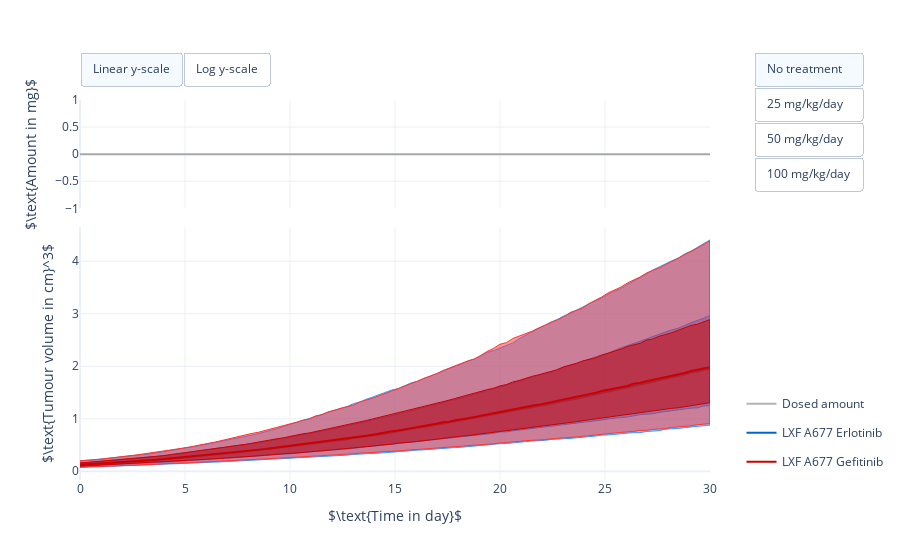

The cell this chart's notebook holds for it:
### Markdown cell above
### Plot population PKPD of Erlotinib and Gefitinib in LXF A677 mice

### Code cell
#
# Illustrate population PKPD simulation.
#
# Needs above defined dosing regimens, percentiles, times, simulation results,
# and the population size:
# [dosing_regimens, percentiles, times, population_results, N]
#

# import plotly.io
import plotly.graph_objects as go
from plotly.subplots import make_subplots


# Create figure
#fig = go.Figure()
fig = make_subplots(rows=2, cols=1, shared_xaxes=True, row_heights=[0.3, 0.7], vertical_spacing=0.05)

# Plot simulations for different dosing strategies
for dose_id, dose_series in enumerate(dosing_time_series):
    # Plot administered drug
    fig.add_trace(
        go.Scatter(
            x=dose_series[0, :],
            y=dose_series[1, :],
            name="Dosed amount",
            hovertemplate=
                    "<b></b>Cumulative amount of compound<br>" +
                    "Time: %{x:.0f} day<br>" +
                    "Amount: %{y:.01f} mg<br>" +
                    "<extra></extra>",
            line=dict(color='rgb(0, 0, 0)'),
            mode='lines',
            opacity=0.3,
            visible = dose_id == 0),  # Only show first dosing regimen
        row=1,
        col=1)

    # Plot data LXF A677 Erlotinib
    # Plot 10th percentile to 90th precentile
    fig.add_trace(
        go.Scatter(
            x=np.hstack([times,times[::-1]]),
            y=np.hstack([
                population_results[0, dose_id, 0, :], 
                population_results[0, dose_id, 4, ::-1]]),
            line=dict(width=1, color='rgb(51, 153, 255)'),
            fill='toself',
            legendgroup="LXF A677 Erlotinib",
            name="10th to 90th percentile",
            hoverinfo='name',
            showlegend=False,
            visible = dose_id == 0),  # Only show first dosing regimen
        row=2,
        col=1)

    # Plot 25th percentile to 75th precentile
    fig.add_trace(
        go.Scatter(
            x=np.hstack([times,times[::-1]]),
            y=np.hstack([
                population_results[0, dose_id, 1, :], 
                population_results[0, dose_id, 3, ::-1]]),
            line=dict(width=1, color='rgb(0, 128, 255)'),
            fill='toself',
            legendgroup="LXF A677 Erlotinib",
            name="25th to 75th percentile",
            hoverinfo='name',
            showlegend=False,
            visible = dose_id == 0),  # Only show first dosing regimen
        row=2,
        col=1)

    # Plot Median
    fig.add_trace(
        go.Scatter(
            x=times,
            y=population_results[0, dose_id, 2, :],
            legendgroup="LXF A677 Erlotinib",
            name="LXF A677 Erlotinib",
            hovertemplate=
                    "<b></b>Median<br>" +
                    "Population size: %d<br>" % N +
                    "Time: %{x:.02f} day<br>" +
                    "Tumour volume: %{y:.02f} cm^3<br>" +
                    "<extra></extra>",
            line=dict(color='rgb(0, 102, 204)'),
            visible = dose_id == 0),  # Only show first dosing regimen
        row=2,
        col=1)

    # Plot data LXF A677 Gefitinib
    # Plot 10th percentile to 90th precentile
    fig.add_trace(
        go.Scatter(
            x=np.hstack([times,times[::-1]]),
            y=np.hstack([
                population_results[2, dose_id, 0, :], 
                population_results[2, dose_id, 4, ::-1]]),
            line=dict(width=1, color='rgb(255, 51, 51)'),
            fill='toself',
            legendgroup="LXF A677 Gefitinib",
            name="10th to 90th percentile",
            hoverinfo='name',
            showlegend=False,
            visible = dose_id == 0),  # Only show first dosing regimen
        row=2,
        col=1)

    # Plot 25th percentile to 75th precentile
    fig.add_trace(
        go.Scatter(
            x=np.hstack([times,times[::-1]]),
            y=np.hstack([
                population_results[2, dose_id, 1, :], 
                population_results[2, dose_id, 3, ::-1]]),
            line=dict(width=1, color='rgb(204, 0, 0)'),
            fill='toself',
            legendgroup="LXF A677 Gefitinib",
            name="25th to 75th percentile",
            hoverinfo='name',
            showlegend=False,
            visible = dose_id == 0),  # Only show first dosing regimen
        row=2,
        col=1)

    # Plot Median
    fig.add_trace(
        go.Scatter(
            x=times,
            y=population_results[2, dose_id, 2, :],
            legendgroup="LXF A677 Gefitinib",
            name="LXF A677 Gefitinib",
            hovertemplate=
                    "<b></b>Median<br>" +
                    "Population size: %d<br>" % N +
                    "Time: %{x:.02f} day<br>" +
                    "Tumour volume: %{y:.02f} cm^3<br>" +
                    "<extra></extra>",
            line=dict(color='rgb(204, 0, 0)'),
            visible = dose_id == 0),  # Only show first dosing regimen
        row=2,
        col=1)

# Set figure size
fig.update_layout(
    autosize=True,
    template="plotly_white")

# Set X axis label
fig.update_xaxes(title_text=r'$\text{Time in day}$', row=2, col=1)

# Set Y axes labels
fig.update_yaxes(title_text=r'$\text{Tumour volume in cm}^3$', row=2, col=1)
fig.update_yaxes(title_text=r'$\text{Amount in mg}$', row=1, col=1)

# Add switch between linear and log y-scale, and switches between dosing regimens
fig.update_layout(
    updatemenus=[
        dict(
            type = "buttons",
            direction = "right",
            buttons=list([
                dict(
                    args=[{"yaxis2.type": "linear"}],
                    label="Linear y-scale",
                    method="relayout"
                ),
                dict(
                    args=[{"yaxis2.type": "log"}],
                    label="Log y-scale",
                    method="relayout"
                )
            ]),
            pad={"r": 0, "t": -10},
            showactive=True,
            x=0.0,
            xanchor="left",
            y=1.1,
            yanchor="top"
        ),
        dict(
            type = "buttons",
            direction = "down",
            buttons=list([
                dict(
                    args=[{"visible": [True]*7 + [False]*7 + [False]*7 + [False]*7}],
                    label="No treatment",
                    method="restyle"
                ),
                dict(
                    args=[{"visible": [False]*7 + [True]*7 + [False]*7 + [False]*7}],
                    label="25 mg/kg/day",
                    method="restyle"
                ),
                dict(
                    args=[{"visible": [False]*7 + [False]*7 + [True]*7 + [False]*7}],
                    label="50 mg/kg/day",
                    method="restyle"
                ),
                dict(
                    args=[{"visible": [False]*7 + [False]*7 + [False]*7 + [True]*7}],
                    label="100 mg/kg/day",
                    method="restyle"
                )
            ]),
            pad={"r": 0, "t": -10},
            showactive=True,
            x=1.07,
            xanchor="left",
            y=1.1,
            yanchor="top"
        ),
    ]
)

# Position legend
fig.update_layout(legend=dict(
    yanchor="bottom",
    y=0.01,
    xanchor="left",
    x=1.05))

# Show figure
fig.show()

### Figure 1 — Plotly figure (JSON) as saved in the notebook; plotly's stock layout.template omitted (floating-point values rounded to 4 significant figures; data arrays with more than 128 entries replaced by an {"elided": "..."} marker saying what was removed)
{"data": [{"hovertemplate": "<b></b>Cumulative amount of compound<br>Time: %{x:.0f} day<br>Amount: %{y:.01f} mg<br><extra></extra>", "line": {"color": "rgb(0, 0, 0)"}, "mode": "lines", "name": "Dosed amount", "opacity": 0.3, "type": "scatter", "visible": true, "x": [0, 3, 3.001, 4, 4.001, 5, 5.001, 6, 6.001, 7, 7.001, 8, 8.001, 9, 9.001, 10, 10.0, 11, 11.0, 12, 12.0, 13, 13.0, 14, 14.0, 15, 15.0, 16, 16.0, 30], "xaxis": "x", "y": [0, 0, 0, 0, 0, 0, 0, 0, 0, 0, 0, 0, 0, 0, 0, 0, 0, 0, 0, 0, 0, 0, 0, 0, 0, 0, 0, 0, 0, 0], "yaxis": "y"}, {"fill": "toself", "hoverinfo": "name", "legendgroup": "LXF A677 Erlotinib", "line": {"color": "rgb(51, 153, 255)", "width": 1}, "name": "10th to 90th percentile", "showlegend": false, "type": "scatter", "visible": true, "x": {"elided": "200 float values"}, "xaxis": "x2", "y": {"elided": "200 float values"}, "yaxis": "y2"}, {"fill": "toself", "hoverinfo": "name", "legendgroup": "LXF A677 Erlotinib", "line": {"color": "rgb(0, 128, 255)", "width": 1}, "name": "25th to 75th percentile", "showlegend": false, "type": "scatter", "visible": true, "x": {"elided": "200 float values"}, "xaxis": "x2", "y": {"elided": "200 float values"}, "yaxis": "y2"}, {"hovertemplate": "<b></b>Median<br>Population size: 1000<br>Time: %{x:.02f} day<br>Tumour volume: %{y:.02f} cm^3<br><extra></extra>", "legendgroup": "LXF A677 Erlotinib", "line": {"color": "rgb(0, 102, 204)"}, "name": "LXF A677 Erlotinib", "type": "scatter", "visible": true, "x": [0, 0.303, 0.6061, 0.9091, 1.212, 1.515, 1.818, 2.121, 2.424, 2.727, 3.03, 3.333, 3.636, 3.939, 4.242, 4.545, 4.848, 5.152, 5.455, 5.758, 6.061, 6.364, 6.667, 6.97, 7.273, 7.576, 7.879, 8.182, 8.485, 8.788, 9.091, 9.394, 9.697, 10, 10.3, 10.61, 10.91, 11.21, 11.52, 11.82, 12.12, 12.42, 12.73, 13.03, 13.33, 13.64, 13.94, 14.24, 14.55, 14.85, 15.15, 15.45, 15.76, 16.06, 16.36, 16.67, 16.97, 17.27, 17.58, 17.88, 18.18, 18.48, 18.79, 19.09, 19.39, 19.7, 20, 20.3, 20.61, 20.91, 21.21, 21.52, 21.82, 22.12, 22.42, 22.73, 23.03, 23.33, 23.64, 23.94, 24.24, 24.55, 24.85, 25.15, 25.45, 25.76, 26.06, 26.36, 26.67, 26.97, 27.27, 27.58, 27.88, 28.18, 28.48, 28.79, 29.09, 29.39, 29.7, 30], "xaxis": "x2", "y": [0.1252, 0.1298, 0.1372, 0.1438, 0.1512, 0.1595, 0.1668, 0.1754, 0.1834, 0.1915, 0.2004, 0.2113, 0.2194, 0.2295, 0.2385, 0.2469, 0.26, 0.2666, 0.2819, 0.2921, 0.2994, 0.313, 0.3276, 0.3377, 0.3535, 0.3621, 0.3757, 0.3893, 0.4032, 0.4141, 0.43, 0.4421, 0.457, 0.4716, 0.4852, 0.5031, 0.5184, 0.531, 0.5471, 0.5653, 0.5814, 0.5961, 0.6072, 0.6383, 0.6504, 0.6688, 0.679, 0.6992, 0.7188, 0.7428, 0.7576, 0.783, 0.8041, 0.829, 0.842, 0.8639, 0.8813, 0.9079, 0.9285, 0.9498, 0.9727, 0.9989, 1.02, 1.039, 1.058, 1.091, 1.104, 1.126, 1.145, 1.172, 1.189, 1.214, 1.24, 1.255, 1.288, 1.315, 1.334, 1.362, 1.381, 1.41, 1.437, 1.456, 1.489, 1.518, 1.547, 1.566, 1.596, 1.626, 1.654, 1.679, 1.712, 1.733, 1.765, 1.789, 1.817, 1.843, 1.882, 1.896, 1.933, 1.953], "yaxis": "y2"}, {"fill": "toself", "hoverinfo": "name", "legendgroup": "LXF A677 Gefitinib", "line": {"color": "rgb(255, 51, 51)", "width": 1}, "name": "10th to 90th percentile", "showlegend": false, "type": "scatter", "visible": true, "x": {"elided": "200 float values"}, "xaxis": "x2", "y": {"elided": "200 float values"}, "yaxis": "y2"}, {"fill": "toself", "hoverinfo": "name", "legendgroup": "LXF A677 Gefitinib", "line": {"color": "rgb(204, 0, 0)", "width": 1}, "name": "25th to 75th percentile", "showlegend": false, "type": "scatter", "visible": true, "x": {"elided": "200 float values"}, "xaxis": "x2", "y": {"elided": "200 float values"}, "yaxis": "y2"}, {"hovertemplate": "<b></b>Median<br>Population size: 1000<br>Time: %{x:.02f} day<br>Tumour volume: %{y:.02f} cm^3<br><extra></extra>", "legendgroup": "LXF A677 Gefitinib", "line": {"color": "rgb(204, 0, 0)"}, "name": "LXF A677 Gefitinib", "type": "scatter", "visible": true, "x": [0, 0.303, 0.6061, 0.9091, 1.212, 1.515, 1.818, 2.121, 2.424, 2.727, 3.03, 3.333, 3.636, 3.939, 4.242, 4.545, 4.848, 5.152, 5.455, 5.758, 6.061, 6.364, 6.667, 6.97, 7.273, 7.576, 7.879, 8.182, 8.485, 8.788, 9.091, 9.394, 9.697, 10, 10.3, 10.61, 10.91, 11.21, 11.52, 11.82, 12.12, 12.42, 12.73, 13.03, 13.33, 13.64, 13.94, 14.24, 14.55, 14.85, 15.15, 15.45, 15.76, 16.06, 16.36, 16.67, 16.97, 17.27, 17.58, 17.88, 18.18, 18.48, 18.79, 19.09, 19.39, 19.7, 20, 20.3, 20.61, 20.91, 21.21, 21.52, 21.82, 22.12, 22.42, 22.73, 23.03, 23.33, 23.64, 23.94, 24.24, 24.55, 24.85, 25.15, 25.45, 25.76, 26.06, 26.36, 26.67, 26.97, 27.27, 27.58, 27.88, 28.18, 28.48, 28.79, 29.09, 29.39, 29.7, 30], "xaxis": "x2", "y": [0.125, 0.1317, 0.1375, 0.1466, 0.1533, 0.1609, 0.168, 0.1782, 0.1854, 0.1938, 0.2015, 0.2118, 0.2194, 0.2311, 0.2384, 0.2505, 0.2633, 0.2714, 0.2842, 0.2931, 0.3066, 0.3141, 0.3315, 0.3428, 0.3534, 0.3654, 0.3819, 0.3941, 0.4038, 0.4214, 0.4361, 0.4518, 0.4657, 0.4797, 0.4942, 0.5133, 0.5265, 0.5429, 0.5555, 0.5741, 0.5896, 0.607, 0.6253, 0.6445, 0.6611, 0.6754, 0.6953, 0.7202, 0.7373, 0.7611, 0.7756, 0.7936, 0.8144, 0.8408, 0.8622, 0.8806, 0.9037, 0.9326, 0.9429, 0.9698, 0.9846, 1.011, 1.033, 1.057, 1.077, 1.105, 1.125, 1.147, 1.171, 1.194, 1.224, 1.248, 1.265, 1.289, 1.323, 1.339, 1.368, 1.393, 1.413, 1.446, 1.465, 1.495, 1.527, 1.546, 1.578, 1.6, 1.625, 1.669, 1.683, 1.715, 1.74, 1.767, 1.797, 1.823, 1.852, 1.871, 1.909, 1.928, 1.96, 1.984], "yaxis": "y2"}, {"hovertemplate": "<b></b>Cumulative amount of compound<br>Time: %{x:.0f} day<br>Amount: %{y:.01f} mg<br><extra></extra>", "line": {"color": "rgb(0, 0, 0)"}, "mode": "lines", "name": "Dosed amount", "opacity": 0.3, "type": "scatter", "visible": false, "x": [0, 3, 3.001, 4, 4.001, 5, 5.001, 6, 6.001, 7, 7.001, 8, 8.001, 9, 9.001, 10, 10.0, 11, 11.0, 12, 12.0, 13, 13.0, 14, 14.0, 15, 15.0, 16, 16.0, 30], "xaxis": "x", "y": [0, 0, 0.5, 0.5, 1, 1, 1.5, 1.5, 2, 2, 2.5, 2.5, 3, 3, 3.5, 3.5, 4, 4, 4.5, 4.5, 5, 5, 5.5, 5.5, 6, 6, 6.5, 6.5, 7, 7], "yaxis": "y"}, {"fill": "toself", "hoverinfo": "name", "legendgroup": "LXF A677 Erlotinib", "line": {"color": "rgb(51, 153, 255)", "width": 1}, "name": "10th to 90th percentile", "showlegend": false, "type": "scatter", "visible": false, "x": {"elided": "200 float values"}, "xaxis": "x2", "y": {"elided": "200 float values"}, "yaxis": "y2"}, {"fill": "toself", "hoverinfo": "name", "legendgroup": "LXF A677 Erlotinib", "line": {"color": "rgb(0, 128, 255)", "width": 1}, "name": "25th to 75th percentile", "showlegend": false, "type": "scatter", "visible": false, "x": {"elided": "200 float values"}, "xaxis": "x2", "y": {"elided": "200 float values"}, "yaxis": "y2"}, {"hovertemplate": "<b></b>Median<br>Population size: 1000<br>Time: %{x:.02f} day<br>Tumour volume: %{y:.02f} cm^3<br><extra></extra>", "legendgroup": "LXF A677 Erlotinib", "line": {"color": "rgb(0, 102, 204)"}, "name": "LXF A677 Erlotinib", "type": "scatter", "visible": false, "x": [0, 0.303, 0.6061, 0.9091, 1.212, 1.515, 1.818, 2.121, 2.424, 2.727, 3.03, 3.333, 3.636, 3.939, 4.242, 4.545, 4.848, 5.152, 5.455, 5.758, 6.061, 6.364, 6.667, 6.97, 7.273, 7.576, 7.879, 8.182, 8.485, 8.788, 9.091, 9.394, 9.697, 10, 10.3, 10.61, 10.91, 11.21, 11.52, 11.82, 12.12, 12.42, 12.73, 13.03, 13.33, 13.64, 13.94, 14.24, 14.55, 14.85, 15.15, 15.45, 15.76, 16.06, 16.36, 16.67, 16.97, 17.27, 17.58, 17.88, 18.18, 18.48, 18.79, 19.09, 19.39, 19.7, 20, 20.3, 20.61, 20.91, 21.21, 21.52, 21.82, 22.12, 22.42, 22.73, 23.03, 23.33, 23.64, 23.94, 24.24, 24.55, 24.85, 25.15, 25.45, 25.76, 26.06, 26.36, 26.67, 26.97, 27.27, 27.58, 27.88, 28.18, 28.48, 28.79, 29.09, 29.39, 29.7, 30], "xaxis": "x2", "y": [0.1248, 0.13, 0.1372, 0.1445, 0.1521, 0.1584, 0.168, 0.1759, 0.1827, 0.1931, 0.1993, 0.1974, 0.2056, 0.2143, 0.2119, 0.2178, 0.227, 0.2261, 0.2317, 0.242, 0.2449, 0.2458, 0.2546, 0.2643, 0.2575, 0.2696, 0.2805, 0.2729, 0.2828, 0.2914, 0.2937, 0.2925, 0.3025, 0.3179, 0.3075, 0.32, 0.3271, 0.3248, 0.3309, 0.3396, 0.3415, 0.3427, 0.3584, 0.364, 0.3559, 0.3678, 0.3775, 0.3717, 0.3772, 0.3927, 0.3856, 0.3916, 0.4002, 0.4094, 0.4068, 0.4172, 0.4268, 0.4446, 0.4626, 0.4705, 0.4833, 0.5071, 0.5209, 0.5315, 0.5484, 0.565, 0.5815, 0.599, 0.6182, 0.6339, 0.6514, 0.6723, 0.6852, 0.7032, 0.7296, 0.7455, 0.7677, 0.7902, 0.8121, 0.8339, 0.8543, 0.8725, 0.9018, 0.9144, 0.938, 0.9536, 0.9817, 1.002, 1.029, 1.051, 1.069, 1.087, 1.111, 1.136, 1.161, 1.178, 1.202, 1.226, 1.246, 1.275], "yaxis": "y2"}, {"fill": "toself", "hoverinfo": "name", "legendgroup": "LXF A677 Gefitinib", "line": {"color": "rgb(255, 51, 51)", "width": 1}, "name": "10th to 90th percentile", "showlegend": false, "type": "scatter", "visible": false, "x": {"elided": "200 float values"}, "xaxis": "x2", "y": {"elided": "200 float values"}, "yaxis": "y2"}, {"fill": "toself", "hoverinfo": "name", "legendgroup": "LXF A677 Gefitinib", "line": {"color": "rgb(204, 0, 0)", "width": 1}, "name": "25th to 75th percentile", "showlegend": false, "type": "scatter", "visible": false, "x": {"elided": "200 float values"}, "xaxis": "x2", "y": {"elided": "200 float values"}, "yaxis": "y2"}, {"hovertemplate": "<b></b>Median<br>Population size: 1000<br>Time: %{x:.02f} day<br>Tumour volume: %{y:.02f} cm^3<br><extra></extra>", "legendgroup": "LXF A677 Gefitinib", "line": {"color": "rgb(204, 0, 0)"}, "name": "LXF A677 Gefitinib", "type": "scatter", "visible": false, "x": [0, 0.303, 0.6061, 0.9091, 1.212, 1.515, 1.818, 2.121, 2.424, 2.727, 3.03, 3.333, 3.636, 3.939, 4.242, 4.545, 4.848, 5.152, 5.455, 5.758, 6.061, 6.364, 6.667, 6.97, 7.273, 7.576, 7.879, 8.182, 8.485, 8.788, 9.091, 9.394, 9.697, 10, 10.3, 10.61, 10.91, 11.21, 11.52, 11.82, 12.12, 12.42, 12.73, 13.03, 13.33, 13.64, 13.94, 14.24, 14.55, 14.85, 15.15, 15.45, 15.76, 16.06, 16.36, 16.67, 16.97, 17.27, 17.58, 17.88, 18.18, 18.48, 18.79, 19.09, 19.39, 19.7, 20, 20.3, 20.61, 20.91, 21.21, 21.52, 21.82, 22.12, 22.42, 22.73, 23.03, 23.33, 23.64, 23.94, 24.24, 24.55, 24.85, 25.15, 25.45, 25.76, 26.06, 26.36, 26.67, 26.97, 27.27, 27.58, 27.88, 28.18, 28.48, 28.79, 29.09, 29.39, 29.7, 30], "xaxis": "x2", "y": [0.1243, 0.1318, 0.1399, 0.145, 0.1547, 0.1615, 0.1682, 0.1781, 0.1852, 0.194, 0.2026, 0.2051, 0.2135, 0.222, 0.2269, 0.2315, 0.2407, 0.2484, 0.2538, 0.2588, 0.2739, 0.2735, 0.2838, 0.2939, 0.2959, 0.3046, 0.3145, 0.3184, 0.328, 0.3357, 0.3442, 0.3518, 0.3594, 0.3711, 0.3771, 0.3815, 0.394, 0.4028, 0.4061, 0.4166, 0.4334, 0.4368, 0.4485, 0.4615, 0.4643, 0.4769, 0.4852, 0.4918, 0.5039, 0.5151, 0.5157, 0.5295, 0.5432, 0.5526, 0.562, 0.5683, 0.5799, 0.6076, 0.618, 0.6325, 0.6563, 0.6662, 0.6869, 0.7037, 0.7245, 0.742, 0.7616, 0.7803, 0.7963, 0.8178, 0.835, 0.8551, 0.8755, 0.8961, 0.9133, 0.9365, 0.9567, 0.9743, 1.001, 1.027, 1.045, 1.078, 1.098, 1.126, 1.151, 1.175, 1.195, 1.22, 1.256, 1.272, 1.296, 1.316, 1.348, 1.377, 1.389, 1.425, 1.45, 1.473, 1.5, 1.528], "yaxis": "y2"}, {"hovertemplate": "<b></b>Cumulative amount of compound<br>Time: %{x:.0f} day<br>Amount: %{y:.01f} mg<br><extra></extra>", "line": {"color": "rgb(0, 0, 0)"}, "mode": "lines", "name": "Dosed amount", "opacity": 0.3, "type": "scatter", "visible": false, "x": [0, 3, 3.001, 4, 4.001, 5, 5.001, 6, 6.001, 7, 7.001, 8, 8.001, 9, 9.001, 10, 10.0, 11, 11.0, 12, 12.0, 13, 13.0, 14, 14.0, 15, 15.0, 16, 16.0, 30], "xaxis": "x", "y": [0, 0, 1, 1, 2, 2, 3, 3, 4, 4, 5, 5, 6, 6, 7, 7, 8, 8, 9, 9, 10, 10, 11, 11, 12, 12, 13, 13, 14, 14], "yaxis": "y"}, {"fill": "toself", "hoverinfo": "name", "legendgroup": "LXF A677 Erlotinib", "line": {"color": "rgb(51, 153, 255)", "width": 1}, "name": "10th to 90th percentile", "showlegend": false, "type": "scatter", "visible": false, "x": {"elided": "200 float values"}, "xaxis": "x2", "y": {"elided": "200 float values"}, "yaxis": "y2"}, {"fill": "toself", "hoverinfo": "name", "legendgroup": "LXF A677 Erlotinib", "line": {"color": "rgb(0, 128, 255)", "width": 1}, "name": "25th to 75th percentile", "showlegend": false, "type": "scatter", "visible": false, "x": {"elided": "200 float values"}, "xaxis": "x2", "y": {"elided": "200 float values"}, "yaxis": "y2"}, {"hovertemplate": "<b></b>Median<br>Population size: 1000<br>Time: %{x:.02f} day<br>Tumour volume: %{y:.02f} cm^3<br><extra></extra>", "legendgroup": "LXF A677 Erlotinib", "line": {"color": "rgb(0, 102, 204)"}, "name": "LXF A677 Erlotinib", "type": "scatter", "visible": false, "x": [0, 0.303, 0.6061, 0.9091, 1.212, 1.515, 1.818, 2.121, 2.424, 2.727, 3.03, 3.333, 3.636, 3.939, 4.242, 4.545, 4.848, 5.152, 5.455, 5.758, 6.061, 6.364, 6.667, 6.97, 7.273, 7.576, 7.879, 8.182, 8.485, 8.788, 9.091, 9.394, 9.697, 10, 10.3, 10.61, 10.91, 11.21, 11.52, 11.82, 12.12, 12.42, 12.73, 13.03, 13.33, 13.64, 13.94, 14.24, 14.55, 14.85, 15.15, 15.45, 15.76, 16.06, 16.36, 16.67, 16.97, 17.27, 17.58, 17.88, 18.18, 18.48, 18.79, 19.09, 19.39, 19.7, 20, 20.3, 20.61, 20.91, 21.21, 21.52, 21.82, 22.12, 22.42, 22.73, 23.03, 23.33, 23.64, 23.94, 24.24, 24.55, 24.85, 25.15, 25.45, 25.76, 26.06, 26.36, 26.67, 26.97, 27.27, 27.58, 27.88, 28.18, 28.48, 28.79, 29.09, 29.39, 29.7, 30], "xaxis": "x2", "y": [0.1228, 0.1309, 0.1386, 0.1429, 0.1525, 0.1583, 0.1674, 0.1756, 0.1861, 0.1922, 0.1991, 0.1861, 0.1944, 0.2002, 0.1868, 0.1895, 0.1954, 0.1899, 0.1892, 0.1977, 0.1994, 0.191, 0.1971, 0.2056, 0.1926, 0.1959, 0.2065, 0.1956, 0.1937, 0.2055, 0.2055, 0.1945, 0.2042, 0.2152, 0.1984, 0.2052, 0.2078, 0.2002, 0.1998, 0.2079, 0.2029, 0.2001, 0.2088, 0.2164, 0.2013, 0.2108, 0.2184, 0.202, 0.2082, 0.2176, 0.2116, 0.2094, 0.2136, 0.2165, 0.2122, 0.2153, 0.2211, 0.228, 0.246, 0.2497, 0.262, 0.2704, 0.2791, 0.2868, 0.3015, 0.3163, 0.3209, 0.3351, 0.3454, 0.3636, 0.3717, 0.3851, 0.398, 0.4119, 0.4264, 0.4436, 0.4519, 0.4675, 0.4842, 0.4985, 0.505, 0.5261, 0.5443, 0.5593, 0.5718, 0.594, 0.6034, 0.6232, 0.6317, 0.6503, 0.6665, 0.6849, 0.7035, 0.7161, 0.7364, 0.7561, 0.7832, 0.7904, 0.8057, 0.8231], "yaxis": "y2"}, {"fill": "toself", "hoverinfo": "name", "legendgroup": "LXF A677 Gefitinib", "line": {"color": "rgb(255, 51, 51)", "width": 1}, "name": "10th to 90th percentile", "showlegend": false, "type": "scatter", "visible": false, "x": {"elided": "200 float values"}, "xaxis": "x2", "y": {"elided": "200 float values"}, "yaxis": "y2"}, {"fill": "toself", "hoverinfo": "name", "legendgroup": "LXF A677 Gefitinib", "line": {"color": "rgb(204, 0, 0)", "width": 1}, "name": "25th to 75th percentile", "showlegend": false, "type": "scatter", "visible": false, "x": {"elided": "200 float values"}, "xaxis": "x2", "y": {"elided": "200 float values"}, "yaxis": "y2"}, {"hovertemplate": "<b></b>Median<br>Population size: 1000<br>Time: %{x:.02f} day<br>Tumour volume: %{y:.02f} cm^3<br><extra></extra>", "legendgroup": "LXF A677 Gefitinib", "line": {"color": "rgb(204, 0, 0)"}, "name": "LXF A677 Gefitinib", "type": "scatter", "visible": false, "x": [0, 0.303, 0.6061, 0.9091, 1.212, 1.515, 1.818, 2.121, 2.424, 2.727, 3.03, 3.333, 3.636, 3.939, 4.242, 4.545, 4.848, 5.152, 5.455, 5.758, 6.061, 6.364, 6.667, 6.97, 7.273, 7.576, 7.879, 8.182, 8.485, 8.788, 9.091, 9.394, 9.697, 10, 10.3, 10.61, 10.91, 11.21, 11.52, 11.82, 12.12, 12.42, 12.73, 13.03, 13.33, 13.64, 13.94, 14.24, 14.55, 14.85, 15.15, 15.45, 15.76, 16.06, 16.36, 16.67, 16.97, 17.27, 17.58, 17.88, 18.18, 18.48, 18.79, 19.09, 19.39, 19.7, 20, 20.3, 20.61, 20.91, 21.21, 21.52, 21.82, 22.12, 22.42, 22.73, 23.03, 23.33, 23.64, 23.94, 24.24, 24.55, 24.85, 25.15, 25.45, 25.76, 26.06, 26.36, 26.67, 26.97, 27.27, 27.58, 27.88, 28.18, 28.48, 28.79, 29.09, 29.39, 29.7, 30], "xaxis": "x2", "y": [0.1275, 0.1337, 0.142, 0.1448, 0.1546, 0.1602, 0.1694, 0.177, 0.1851, 0.1935, 0.2029, 0.2004, 0.2057, 0.2141, 0.2124, 0.2168, 0.2224, 0.224, 0.223, 0.2325, 0.2384, 0.2342, 0.241, 0.2463, 0.2464, 0.2513, 0.2595, 0.2592, 0.262, 0.2716, 0.2738, 0.2716, 0.281, 0.2871, 0.2828, 0.291, 0.3008, 0.2966, 0.3001, 0.3095, 0.3074, 0.3084, 0.315, 0.3288, 0.3197, 0.3288, 0.3375, 0.3348, 0.3412, 0.3479, 0.3515, 0.352, 0.363, 0.3679, 0.3645, 0.3765, 0.3821, 0.3959, 0.4122, 0.4204, 0.4372, 0.4515, 0.466, 0.481, 0.4943, 0.5136, 0.5258, 0.5403, 0.5532, 0.574, 0.5936, 0.6076, 0.6233, 0.639, 0.662, 0.6788, 0.6979, 0.7123, 0.7368, 0.7532, 0.7796, 0.7991, 0.8196, 0.8356, 0.8604, 0.8804, 0.9041, 0.9261, 0.9475, 0.969, 0.9854, 1.006, 1.031, 1.057, 1.077, 1.103, 1.122, 1.145, 1.171, 1.196], "yaxis": "y2"}, {"hovertemplate": "<b></b>Cumulative amount of compound<br>Time: %{x:.0f} day<br>Amount: %{y:.01f} mg<br><extra></extra>", "line": {"color": "rgb(0, 0, 0)"}, "mode": "lines", "name": "Dosed amount", "opacity": 0.3, "type": "scatter", "visible": false, "x": [0, 3, 3.001, 4, 4.001, 5, 5.001, 6, 6.001, 7, 7.001, 8, 8.001, 9, 9.001, 10, 10.0, 11, 11.0, 12, 12.0, 13, 13.0, 14, 14.0, 15, 15.0, 16, 16.0, 30], "xaxis": "x", "y": [0, 0, 2, 2, 4, 4, 6, 6, 8, 8, 10, 10, 12, 12, 14, 14, 16, 16, 18, 18, 20, 20, 22, 22, 24, 24, 26, 26, 28, 28], "yaxis": "y"}, {"fill": "toself", "hoverinfo": "name", "legendgroup": "LXF A677 Erlotinib", "line": {"color": "rgb(51, 153, 255)", "width": 1}, "name": "10th to 90th percentile", "showlegend": false, "type": "scatter", "visible": false, "x": {"elided": "200 float values"}, "xaxis": "x2", "y": {"elided": "200 float values"}, "yaxis": "y2"}, {"fill": "toself", "hoverinfo": "name", "legendgroup": "LXF A677 Erlotinib", "line": {"color": "rgb(0, 128, 255)", "width": 1}, "name": "25th to 75th percentile", "showlegend": false, "type": "scatter", "visible": false, "x": {"elided": "200 float values"}, "xaxis": "x2", "y": {"elided": "200 float values"}, "yaxis": "y2"}, {"hovertemplate": "<b></b>Median<br>Population size: 1000<br>Time: %{x:.02f} day<br>Tumour volume: %{y:.02f} cm^3<br><extra></extra>", "legendgroup": "LXF A677 Erlotinib", "line": {"color": "rgb(0, 102, 204)"}, "name": "LXF A677 Erlotinib", "type": "scatter", "visible": false, "x": [0, 0.303, 0.6061, 0.9091, 1.212, 1.515, 1.818, 2.121, 2.424, 2.727, 3.03, 3.333, 3.636, 3.939, 4.242, 4.545, 4.848, 5.152, 5.455, 5.758, 6.061, 6.364, 6.667, 6.97, 7.273, 7.576, 7.879, 8.182, 8.485, 8.788, 9.091, 9.394, 9.697, 10, 10.3, 10.61, 10.91, 11.21, 11.52, 11.82, 12.12, 12.42, 12.73, 13.03, 13.33, 13.64, 13.94, 14.24, 14.55, 14.85, 15.15, 15.45, 15.76, 16.06, 16.36, 16.67, 16.97, 17.27, 17.58, 17.88, 18.18, 18.48, 18.79, 19.09, 19.39, 19.7, 20, 20.3, 20.61, 20.91, 21.21, 21.52, 21.82, 22.12, 22.42, 22.73, 23.03, 23.33, 23.64, 23.94, 24.24, 24.55, 24.85, 25.15, 25.45, 25.76, 26.06, 26.36, 26.67, 26.97, 27.27, 27.58, 27.88, 28.18, 28.48, 28.79, 29.09, 29.39, 29.7, 30], "xaxis": "x2", "y": [0.1247, 0.1311, 0.1384, 0.145, 0.1495, 0.1606, 0.1672, 0.176, 0.1846, 0.1927, 0.1948, 0.1641, 0.167, 0.1738, 0.1479, 0.148, 0.1555, 0.1394, 0.1347, 0.1408, 0.134, 0.117, 0.124, 0.13, 0.1127, 0.1123, 0.1192, 0.1041, 0.1017, 0.1074, 0.1014, 0.09689, 0.09697, 0.1043, 0.08845, 0.08857, 0.09494, 0.08648, 0.08229, 0.08823, 0.08158, 0.07526, 0.08049, 0.08162, 0.07335, 0.07394, 0.07437, 0.06785, 0.06735, 0.07103, 0.06557, 0.06001, 0.06725, 0.06695, 0.06179, 0.06185, 0.06213, 0.06694, 0.07348, 0.07285, 0.07673, 0.08081, 0.08319, 0.09183, 0.09162, 0.09868, 0.1024, 0.1108, 0.1157, 0.1165, 0.1227, 0.127, 0.1345, 0.1413, 0.1452, 0.1515, 0.1576, 0.1637, 0.1692, 0.1774, 0.1871, 0.193, 0.1974, 0.208, 0.2104, 0.2243, 0.2243, 0.2394, 0.2503, 0.2591, 0.2673, 0.2802, 0.2836, 0.297, 0.3075, 0.3222, 0.3295, 0.3428, 0.3449, 0.3586], "yaxis": "y2"}, {"fill": "toself", "hoverinfo": "name", "legendgroup": "LXF A677 Gefitinib", "line": {"color": "rgb(255, 51, 51)", "width": 1}, "name": "10th to 90th percentile", "showlegend": false, "type": "scatter", "visible": false, "x": {"elided": "200 float values"}, "xaxis": "x2", "y": {"elided": "200 float values"}, "yaxis": "y2"}, {"fill": "toself", "hoverinfo": "name", "legendgroup": "LXF A677 Gefitinib", "line": {"color": "rgb(204, 0, 0)", "width": 1}, "name": "25th to 75th percentile", "showlegend": false, "type": "scatter", "visible": false, "x": {"elided": "200 float values"}, "xaxis": "x2", "y": {"elided": "200 float values"}, "yaxis": "y2"}, {"hovertemplate": "<b></b>Median<br>Population size: 1000<br>Time: %{x:.02f} day<br>Tumour volume: %{y:.02f} cm^3<br><extra></extra>", "legendgroup": "LXF A677 Gefitinib", "line": {"color": "rgb(204, 0, 0)"}, "name": "LXF A677 Gefitinib", "type": "scatter", "visible": false, "x": [0, 0.303, 0.6061, 0.9091, 1.212, 1.515, 1.818, 2.121, 2.424, 2.727, 3.03, 3.333, 3.636, 3.939, 4.242, 4.545, 4.848, 5.152, 5.455, 5.758, 6.061, 6.364, 6.667, 6.97, 7.273, 7.576, 7.879, 8.182, 8.485, 8.788, 9.091, 9.394, 9.697, 10, 10.3, 10.61, 10.91, 11.21, 11.52, 11.82, 12.12, 12.42, 12.73, 13.03, 13.33, 13.64, 13.94, 14.24, 14.55, 14.85, 15.15, 15.45, 15.76, 16.06, 16.36, 16.67, 16.97, 17.27, 17.58, 17.88, 18.18, 18.48, 18.79, 19.09, 19.39, 19.7, 20, 20.3, 20.61, 20.91, 21.21, 21.52, 21.82, 22.12, 22.42, 22.73, 23.03, 23.33, 23.64, 23.94, 24.24, 24.55, 24.85, 25.15, 25.45, 25.76, 26.06, 26.36, 26.67, 26.97, 27.27, 27.58, 27.88, 28.18, 28.48, 28.79, 29.09, 29.39, 29.7, 30], "xaxis": "x2", "y": [0.1262, 0.1335, 0.1385, 0.1472, 0.154, 0.1622, 0.168, 0.1778, 0.1873, 0.1955, 0.2015, 0.1887, 0.1911, 0.1958, 0.1859, 0.1832, 0.1891, 0.1803, 0.179, 0.1823, 0.1854, 0.1766, 0.177, 0.1853, 0.1752, 0.1717, 0.1817, 0.1729, 0.1729, 0.1736, 0.1729, 0.1683, 0.1688, 0.177, 0.169, 0.1683, 0.1747, 0.1682, 0.1654, 0.1695, 0.1714, 0.1639, 0.1665, 0.175, 0.1623, 0.1635, 0.1684, 0.1622, 0.1603, 0.1669, 0.1636, 0.1634, 0.1631, 0.1663, 0.1588, 0.1604, 0.1658, 0.1758, 0.183, 0.1877, 0.1942, 0.2028, 0.2118, 0.2254, 0.2344, 0.2416, 0.2523, 0.2582, 0.2717, 0.2824, 0.2923, 0.304, 0.3165, 0.326, 0.3414, 0.3564, 0.3638, 0.3752, 0.3912, 0.4066, 0.4166, 0.4352, 0.446, 0.4566, 0.4724, 0.4878, 0.5013, 0.5261, 0.5366, 0.5527, 0.5657, 0.585, 0.6102, 0.6219, 0.6331, 0.658, 0.6714, 0.6933, 0.7121, 0.7299], "yaxis": "y2"}], "layout": {"autosize": true, "legend": {"x": 1.05, "xanchor": "left", "y": 0.01, "yanchor": "bottom"}, "updatemenus": [{"buttons": [{"args": [{"yaxis2.type": "linear"}], "label": "Linear y-scale", "method": "relayout"}, {"args": [{"yaxis2.type": "log"}], "label": "Log y-scale", "method": "relayout"}], "direction": "right", "pad": {"r": 0, "t": -10}, "showactive": true, "type": "buttons", "x": 0, "xanchor": "left", "y": 1.1, "yanchor": "top"}, {"buttons": [{"args": [{"visible": [true, true, true, true, true, true, true, false, false, false, false, false, false, false, false, false, false, false, false, false, false, false, false, false, false, false, false, false]}], "label": "No treatment", "method": "restyle"}, {"args": [{"visible": [false, false, false, false, false, false, false, true, true, true, true, true, true, true, false, false, false, false, false, false, false, false, false, false, false, false, false, false]}], "label": "25 mg/kg/day", "method": "restyle"}, {"args": [{"visible": [false, false, false, false, false, false, false, false, false, false, false, false, false, false, true, true, true, true, true, true, true, false, false, false, false, false, false, false]}], "label": "50 mg/kg/day", "method": "restyle"}, {"args": [{"visible": [false, false, false, false, false, false, false, false, false, false, false, false, false, false, false, false, false, false, false, false, false, true, true, true, true, true, true, true]}], "label": "100 mg/kg/day", "method": "restyle"}], "direction": "down", "pad": {"r": 0, "t": -10}, "showactive": true, "type": "buttons", "x": 1.07, "xanchor": "left", "y": 1.1, "yanchor": "top"}], "xaxis": {"anchor": "y", "domain": [0, 1], "matches": "x2", "showticklabels": false}, "xaxis2": {"anchor": "y2", "domain": [0, 1], "title": {"text": "$\\text{Time in day}$"}}, "yaxis": {"anchor": "x", "domain": [0.715, 1], "title": {"text": "$\\text{Amount in mg}$"}}, "yaxis2": {"anchor": "x2", "domain": [0, 0.665], "title": {"text": "$\\text{Tumour volume in cm}^3$"}}}}
